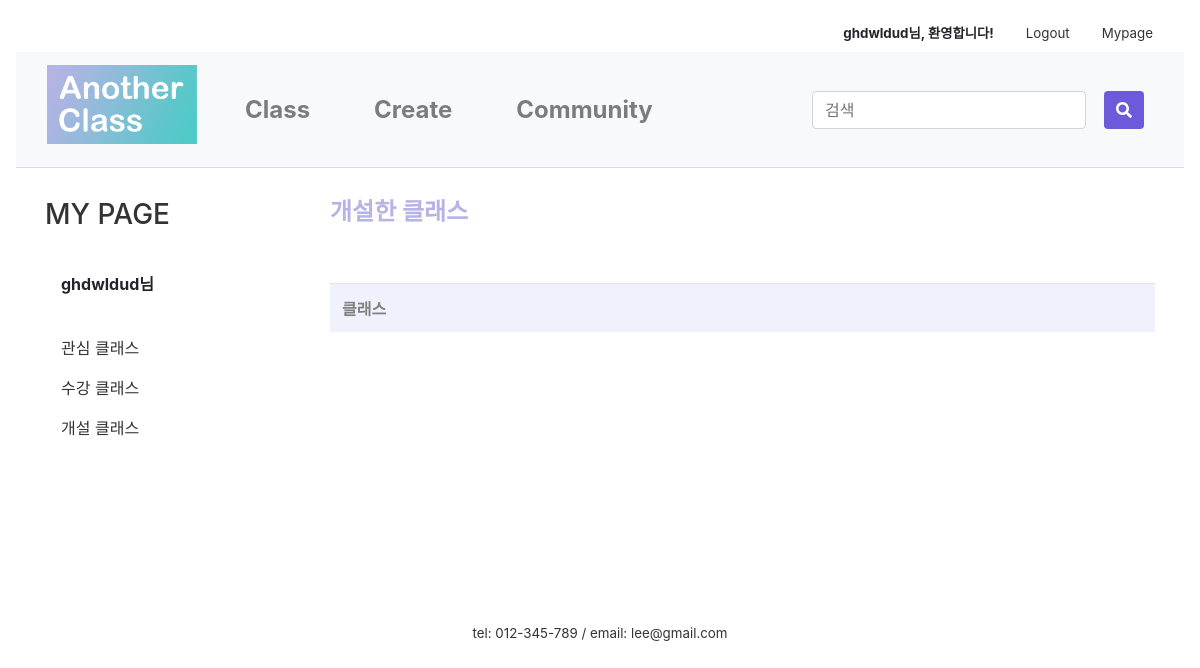
Before: /mypage/myClass/ (signed in) with the older database file.
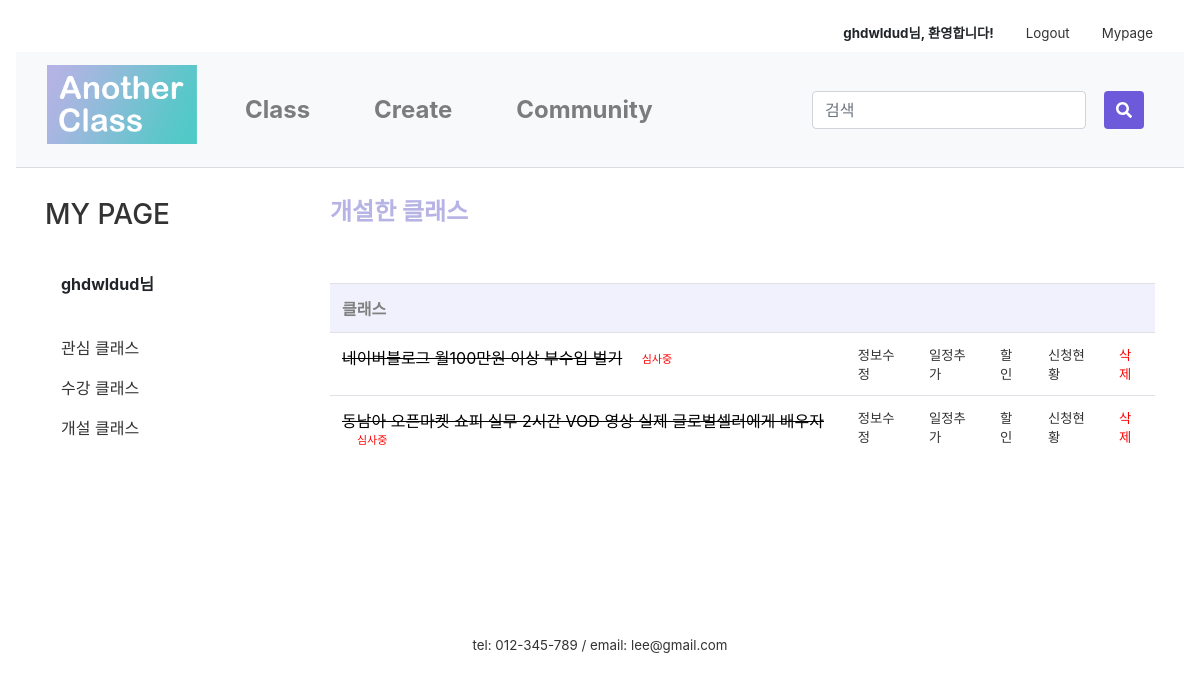
After: the same page with the newer database file.
### firstApp/models.py (models this page shows, shortened)
class Class(models.Model):
    author = models.ForeignKey(settings.AUTH_USER_MODEL, on_delete=models.CASCADE, default=1)
    title = models.CharField(max_length=50)
    tutor = models.CharField(max_length=10)
    tutor_photo = ProcessedImageField(upload_to="tutor", processors=[ResizeToFill(300,300)], default='')
    tutor_insta = models.CharField(null=True, blank=True, max_length=50, default='')
    tutor_blog = models.CharField(null=True, blank=True, max_length=50, default='')
    tutor_youtube = models.CharField(null=True, blank=True, max_length=50, default='')
    category = models.ForeignKey('firstApp.Category', on_delete=models.CASCADE, default=1, related_name='category')
    area = models.ForeignKey('firstApp.Area', on_delete=models.CASCADE, default=1)
    photo = ProcessedImageField(upload_to="class", processors=[ResizeToFill(600,450)], default='')
    body = RichTextUploadingField(default='')
    tutor_body = RichTextUploadingField(default='')
    price = models.CharField(max_length=10)
    time = models.CharField(max_length=5)
    level = models.ForeignKey('firstApp.Level', on_delete=models.CASCADE, default=1, related_name='level')
    mode = models.ForeignKey('firstApp.Mode', on_delete=models.CASCADE, default=1, related_name='mode')
    in_min = models.PositiveIntegerField(null=True, blank=True, default='1')
    in_max = models.PositiveIntegerField(null=True, blank=True, default='1')
    like_user = models.ManyToManyField(settings.AUTH_USER_MODEL, blank=True, related_name='like_class')
    like_count = models.PositiveIntegerField(default=0)
    on_sale = models.BooleanField(null=True, default=False)
    sale_price = models.CharField(null=True, blank=True, max_length=10)
    on_permission = models.BooleanField(null=True, default=False)
    class Meta:
        permissions = [
            ('can_permit', 'Can permit')
        ]

### firstApp/views.py (the view)
# urls.py: path('mypage/myClass/', views.myClass, name='myClass'),
@login_required(login_url='/login/')
def myClass(request):
    classs = Class.objects.filter(author=request.user)
    return render(request, 'firstApp/classlist.html', {'classs':classs})

### firstApp/templates/firstApp/classlist.html
{% extends 'firstApp/base.html' %}
{% load static %}
{% block content %}
{% if user.is_active %}
<link rel="stylesheet" href="{% static 'css/community.css' %}">
    <div class="container">
      <div class="row">
        <div class="col-sm-3">
          <div class="left-sidebar">
            <ul>
              <li>
								<a class= "nounderline" href="{% url 'mypage' %}"><h3>MY PAGE</h3></a>
							</li><br>
							<li data-toggle="tab">
								<a class="nav-link"><strong>{{user.username}}님</strong></a>
									<br>
									<li class="nav-item">
										<a class="nav-link" href="/mypage/mylike">관심 클래스</a>
									</li>
									<li class="nav-item">
									  <a class="nav-link" href="/mypage/myApply">수강 클래스</a>
									</li>
									<li class="nav-item">
									  <a class="nav-link" href="/mypage/myClass">개설 클래스</a>
									</li>
							</li>
						</ul>
          </div>
        </div>
          <div class="col-sm-9">
            <h4 style="font-weight:bold; color:#B6B3E5;">개설한 클래스</h4><br><br>
            <table class="table">
              <tr>
                <th>클래스</th>
                <th></th>
                <th></th>
                  <th></th>
                  <th></th>
                  <th></th>
              </tr>
              {% for class in classs %}
              <tr>
                <td>
                    {% if class.on_permission == True %}
                    <a class="a_underline" href="{% url 'product' class.id %}">{{ class.title }}</a>
                    {% else%}
                    <a class="a_underline" style="text-decoration: line-through;" href="{% url 'product' class.id %}">{{ class.title }}</a>
                    <span style="
    font-size: 11px;
    color: red;
    position: relative;
    bottom: 1px;
    left: 15px;"> 심사중 </span>
                    {% endif %}
                </td>
                <td class="lighter"><a class="abc" href="{% url 'update_class' class.id %}">정보수정</a></td>
                <td class="lighter"><a class="abc" href="{% url 'addTime' class.id %}">일정추가</a></td>
                  <td class="lighter"><a class="abc" href="{% url 'classSale' class.id %}">할인</a></td>
                  <td class="lighter"><a class="abc" href="{% url 'applicant' class.id %}">신청현황</a></td>
                  <td class="lighter"><a class="abc" style="color:red;" onclick="return confirm('삭제한 클래스는 복구할 수 없습니다.\n정말 삭제하시겠습니까?')" href="{% url 'product_remove' class.id %}">삭제</a></td>
              </tr>
              {% endfor %}
            </table>
          </div>
      </div>
    </div>
{% else %}
<script type="text/javascript">
    alert('잘못된 접근입니다. \n로그인을 해주세요.')
    window.location.href = '/login';
  </script>
{% endif %}
{% endblock content %}

Changed rows visible on the page:
added Class: title "네이버블로그 월100만원 이상 부수입 벌기"
added Class: title "동남아 오픈마켓 쇼피 실무 2시간 VOD 영상 실제 글로벌셀러에게 배우자"
